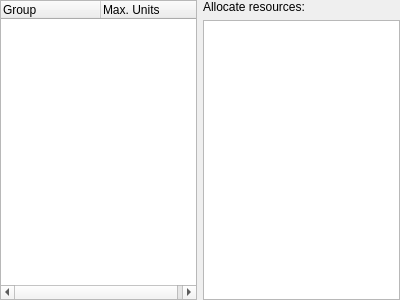
<ui version="4.0" >
 <author>Dag Andersen &lt;danders@get2net.dk></author>
 <class>KPlato::TaskResourcesPanelBase</class>
 <widget class="QWidget" name="KPlato::TaskResourcesPanelBase" >
  <property name="geometry" >
   <rect>
    <x>0</x>
    <y>0</y>
    <width>400</width>
    <height>300</height>
   </rect>
  </property>
  <property name="windowTitle" >
   <string>TaskResourcesPanelBase</string>
  </property>
  <layout class="QHBoxLayout" >
   <property name="spacing" >
    <number>6</number>
   </property>
   <property name="margin" >
    <number>0</number>
   </property>
   <item>
    <widget class="QTreeWidget" name="groupList" >
     <column>
      <property name="text" >
       <string>Group</string>
      </property>
     </column>
     <column>
      <property name="text" >
       <string>Max. Units</string>
      </property>
     </column>
    </widget>
   </item>
   <item>
    <layout class="QVBoxLayout" >
     <property name="spacing" >
      <number>6</number>
     </property>
     <property name="margin" >
      <number>0</number>
     </property>
     <item>
      <widget class="QLabel" name="textLabel2" >
       <property name="text" >
        <string>Allocate resources:</string>
       </property>
       <property name="wordWrap" >
        <bool>false</bool>
       </property>
      </widget>
     </item>
     <item>
      <widget class="QTableWidget" name="resourceTable" />
     </item>
    </layout>
   </item>
  </layout>
 </widget>
 <layoutdefault spacing="6" margin="11" />
 <pixmapfunction>qPixmapFromMimeSource</pixmapfunction>
 <resources/>
 <connections/>
</ui>
